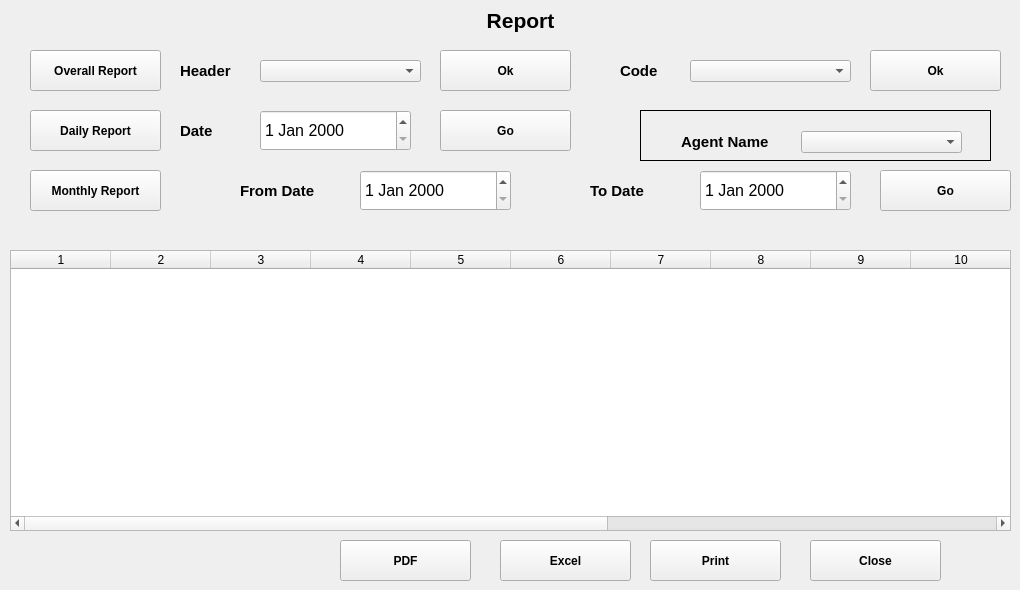
    <widget class="QWidget" name="Report">
     <widget class="QTableWidget" name="report_tableWidget">
      <property name="geometry">
       <rect>
        <x>10</x>
        <y>250</y>
        <width>1001</width>
        <height>281</height>
       </rect>
      </property>
      <property name="columnCount">
       <number>15</number>
      </property>
      <column/>
      <column/>
      <column/>
      <column/>
      <column/>
      <column/>
      <column/>
      <column/>
      <column/>
      <column/>
      <column/>
      <column/>
      <column/>
      <column/>
      <column/>
     </widget>
     <widget class="QPushButton" name="pb_OverallReport">
      <property name="geometry">
       <rect>
        <x>30</x>
        <y>50</y>
        <width>131</width>
        <height>41</height>
       </rect>
      </property>
      <property name="font">
       <font>
        <pointsize>9</pointsize>
        <weight>75</weight>
        <bold>true</bold>
       </font>
      </property>
      <property name="text">
       <string>Overall Report</string>
      </property>
     </widget>
     <widget class="QComboBox" name="combo_report_Header">
      <property name="geometry">
       <rect>
        <x>260</x>
        <y>60</y>
        <width>161</width>
        <height>22</height>
       </rect>
      </property>
     </widget>
     <widget class="QLabel" name="lb_report_header">
      <property name="geometry">
       <rect>
        <x>180</x>
        <y>60</y>
        <width>71</width>
        <height>22</height>
       </rect>
      </property>
      <property name="font">
       <font>
        <pointsize>11</pointsize>
        <weight>75</weight>
        <bold>true</bold>
       </font>
      </property>
      <property name="text">
       <string>Header</string>
      </property>
     </widget>
     <widget class="QPushButton" name="pb_report_HeaderOk">
      <property name="geometry">
       <rect>
        <x>440</x>
        <y>50</y>
        <width>131</width>
        <height>41</height>
       </rect>
      </property>
      <property name="font">
       <font>
        <pointsize>9</pointsize>
        <weight>75</weight>
        <bold>true</bold>
       </font>
      </property>
      <property name="text">
       <string>Ok</string>
      </property>
     </widget>
     <widget class="QLabel" name="lb_report_Code">
      <property name="geometry">
       <rect>
        <x>620</x>
        <y>60</y>
        <width>71</width>
        <height>22</height>
       </rect>
      </property>
      <property name="font">
       <font>
        <pointsize>11</pointsize>
        <weight>75</weight>
        <bold>true</bold>
       </font>
      </property>
      <property name="text">
       <string>Code</string>
      </property>
     </widget>
     <widget class="QComboBox" name="combo_report_Code">
      <property name="geometry">
       <rect>
        <x>690</x>
        <y>60</y>
        <width>161</width>
        <height>22</height>
       </rect>
      </property>
     </widget>
     <widget class="QPushButton" name="pb_report_CodeOk">
      <property name="geometry">
       <rect>
        <x>870</x>
        <y>50</y>
        <width>131</width>
        <height>41</height>
       </rect>
      </property>
      <property name="font">
       <font>
        <pointsize>9</pointsize>
        <weight>75</weight>
        <bold>true</bold>
       </font>
      </property>
      <property name="text">
       <string>Ok</string>
      </property>
     </widget>
     <widget class="QPushButton" name="pb_DailyReport">
      <property name="geometry">
       <rect>
        <x>30</x>
        <y>110</y>
        <width>131</width>
        <height>41</height>
       </rect>
      </property>
      <property name="font">
       <font>
        <pointsize>9</pointsize>
        <weight>75</weight>
        <bold>true</bold>
       </font>
      </property>
      <property name="text">
       <string>Daily Report</string>
      </property>
     </widget>
     <widget class="QPushButton" name="pb_MonthlyReport">
      <property name="geometry">
       <rect>
        <x>30</x>
        <y>170</y>
        <width>131</width>
        <height>41</height>
       </rect>
      </property>
      <property name="font">
       <font>
        <pointsize>9</pointsize>
        <weight>75</weight>
        <bold>true</bold>
       </font>
      </property>
      <property name="text">
       <string>Monthly Report</string>
      </property>
     </widget>
     <widget class="QLabel" name="lb_report_Date">
      <property name="geometry">
       <rect>
        <x>180</x>
        <y>120</y>
        <width>71</width>
        <height>22</height>
       </rect>
      </property>
      <property name="font">
       <font>
        <pointsize>11</pointsize>
        <weight>75</weight>
        <bold>true</bold>
       </font>
      </property>
      <property name="text">
       <string>Date</string>
      </property>
     </widget>
     <widget class="QPushButton" name="pb_report_DateGo">
      <property name="geometry">
       <rect>
        <x>440</x>
        <y>110</y>
        <width>131</width>
        <height>41</height>
       </rect>
      </property>
      <property name="font">
       <font>
        <pointsize>9</pointsize>
        <weight>75</weight>
        <bold>true</bold>
       </font>
      </property>
      <property name="text">
       <string>Go</string>
      </property>
     </widget>
     <widget class="QDateEdit" name="dateEdit">
      <property name="geometry">
       <rect>
        <x>-250</x>
        <y>250</y>
        <width>110</width>
        <height>22</height>
       </rect>
      </property>
     </widget>
     <widget class="QDateEdit" name="report_DateEdit">
      <property name="geometry">
       <rect>
        <x>260</x>
        <y>110</y>
        <width>151</width>
        <height>41</height>
       </rect>
      </property>
      <property name="font">
       <font>
        <pointsize>12</pointsize>
       </font>
      </property>
     </widget>
     <widget class="QDateEdit" name="report_FromDate">
      <property name="geometry">
       <rect>
        <x>360</x>
        <y>170</y>
        <width>151</width>
        <height>41</height>
       </rect>
      </property>
      <property name="font">
       <font>
        <pointsize>12</pointsize>
       </font>
      </property>
     </widget>
     <widget class="QLabel" name="lb_report_FromDate">
      <property name="geometry">
       <rect>
        <x>240</x>
        <y>180</y>
        <width>111</width>
        <height>22</height>
       </rect>
      </property>
      <property name="font">
       <font>
        <pointsize>11</pointsize>
        <weight>75</weight>
        <bold>true</bold>
       </font>
      </property>
      <property name="text">
       <string>From Date</string>
      </property>
     </widget>
     <widget class="QDateEdit" name="report_ToDate">
      <property name="geometry">
       <rect>
        <x>700</x>
        <y>170</y>
        <width>151</width>
        <height>41</height>
       </rect>
      </property>
      <property name="font">
       <font>
        <pointsize>12</pointsize>
       </font>
      </property>
     </widget>
     <widget class="QLabel" name="lb_report_ToDate">
      <property name="geometry">
       <rect>
        <x>590</x>
        <y>180</y>
        <width>101</width>
        <height>22</height>
       </rect>
      </property>
      <property name="font">
       <font>
        <pointsize>11</pointsize>
        <weight>75</weight>
        <bold>true</bold>
       </font>
      </property>
      <property name="text">
       <string>To Date</string>
      </property>
     </widget>
     <widget class="QPushButton" name="pb_report_ToDateGo">
      <property name="geometry">
       <rect>
        <x>880</x>
        <y>170</y>
        <width>131</width>
        <height>41</height>
       </rect>
      </property>
      <property name="font">
       <font>
        <pointsize>9</pointsize>
        <weight>75</weight>
        <bold>true</bold>
       </font>
      </property>
      <property name="text">
       <string>Go</string>
      </property>
     </widget>
     <widget class="QStackedWidget" name="stackedWidget">
      <property name="geometry">
       <rect>
        <x>640</x>
        <y>110</y>
        <width>351</width>
        <height>51</height>
       </rect>
      </property>
      <property name="autoFillBackground">
       <bool>false</bool>
      </property>
      <property name="frameShape">
       <enum>QFrame::Box</enum>
      </property>
      <property name="currentIndex">
       <number>1</number>
      </property>
      <widget class="QWidget" name="page">
       <widget class="QLabel" name="lb_report_header_7">
        <property name="geometry">
         <rect>
          <x>80</x>
          <y>20</y>
          <width>71</width>
          <height>22</height>
         </rect>
        </property>
        <property name="font">
         <font>
          <pointsize>11</pointsize>
          <weight>75</weight>
          <bold>true</bold>
         </font>
        </property>
        <property name="text">
         <string>Count</string>
        </property>
       </widget>
       <widget class="QComboBox" name="combo_report_Header_3">
        <property name="geometry">
         <rect>
          <x>160</x>
          <y>20</y>
          <width>161</width>
          <height>22</height>
         </rect>
        </property>
       </widget>
      </widget>
      <widget class="QWidget" name="page_2">
       <widget class="QComboBox" name="combo_report_Header_4">
        <property name="geometry">
         <rect>
          <x>160</x>
          <y>20</y>
          <width>161</width>
          <height>22</height>
         </rect>
        </property>
       </widget>
       <widget class="QLabel" name="lb_report_header_8">
        <property name="geometry">
         <rect>
          <x>40</x>
          <y>20</y>
          <width>121</width>
          <height>22</height>
         </rect>
        </property>
        <property name="font">
         <font>
          <pointsize>11</pointsize>
          <weight>75</weight>
          <bold>true</bold>
         </font>
        </property>
        <property name="text">
         <string>Agent Name</string>
        </property>
       </widget>
      </widget>
     </widget>
     <widget class="QPushButton" name="pb_report_excel">
      <property name="geometry">
       <rect>
        <x>500</x>
        <y>540</y>
        <width>131</width>
        <height>41</height>
       </rect>
      </property>
      <property name="font">
       <font>
        <pointsize>9</pointsize>
        <weight>75</weight>
        <bold>true</bold>
       </font>
      </property>
      <property name="text">
       <string>Excel</string>
      </property>
     </widget>
     <widget class="QPushButton" name="pb_report_print">
      <property name="geometry">
       <rect>
        <x>650</x>
        <y>540</y>
        <width>131</width>
        <height>41</height>
       </rect>
      </property>
      <property name="font">
       <font>
        <pointsize>9</pointsize>
        <weight>75</weight>
        <bold>true</bold>
       </font>
      </property>
      <property name="text">
       <string>Print</string>
      </property>
     </widget>
     <widget class="QPushButton" name="pb_report_close">
      <property name="geometry">
       <rect>
        <x>810</x>
        <y>540</y>
        <width>131</width>
        <height>41</height>
       </rect>
      </property>
      <property name="font">
       <font>
        <pointsize>9</pointsize>
        <weight>75</weight>
        <bold>true</bold>
       </font>
      </property>
      <property name="text">
       <string>Close</string>
      </property>
     </widget>
     <widget class="QPushButton" name="pb_report_pdf">
      <property name="geometry">
       <rect>
        <x>340</x>
        <y>540</y>
        <width>131</width>
        <height>41</height>
       </rect>
      </property>
      <property name="font">
       <font>
        <pointsize>9</pointsize>
        <weight>75</weight>
        <bold>true</bold>
       </font>
      </property>
      <property name="text">
       <string>PDF</string>
      </property>
     </widget>
     <widget class="QLabel" name="lb_report">
      <property name="geometry">
       <rect>
        <x>440</x>
        <y>0</y>
        <width>161</width>
        <height>41</height>
       </rect>
      </property>
      <property name="font">
       <font>
        <pointsize>16</pointsize>
        <weight>75</weight>
        <bold>true</bold>
       </font>
      </property>
      <property name="text">
       <string>Report</string>
      </property>
      <property name="alignment">
       <set>Qt::AlignCenter</set>
      </property>
     </widget>
    </widget>
